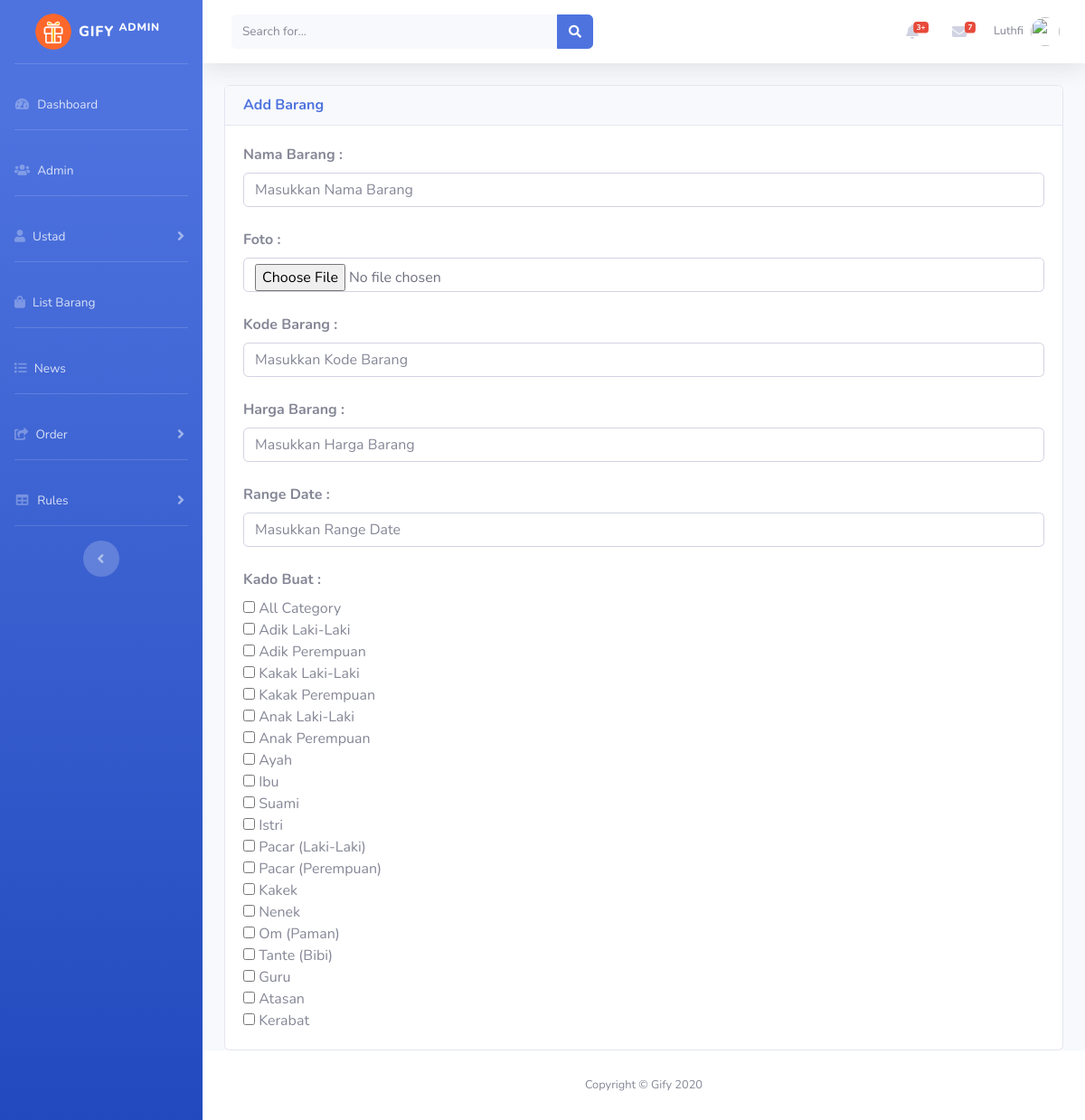
The app's page /add_list.php (signed in) with its own data.
### tables this page shows
CREATE TABLE `tbl_kado_buat` (
  `id` int(11) NOT NULL,
  `sub_category` varchar(200) NOT NULL
);

### add_list.php (the view, shortened to what this page needs)
<?php
include('security.php');
include('includes/header.php');
include('includes/navbar.php');
?>
<div class="container-fluid">
          <section class="content">
              <div class="row">
                <div class="col-12">
                  <div class="card">
                    <div class="card-header">
                    <h6 class="m-0 font-weight-bold text-primary">Add Barang
                </h6>
                    </div>
                    <div class="card-body">
                    <form action="">
                    <label>Nama Barang :</label>
                    <input type="text" name="nama" class="form-control" placeholder="Masukkan Nama Barang">
                    <br/>
                    <label>Foto :</label>
                    <input type="file" name="nama" class="form-control" placeholder="">
                    <br/>
                    <label>Kode Barang :</label>
                    <input type="text" name="nama" class="form-control" placeholder="Masukkan Kode Barang">
                    <br/>
                    <label>Harga Barang :</label>
                    <input type="text" name="nama" class="form-control" placeholder="Masukkan Harga Barang">
                    <br/>
                    <label>Range Date :</label>
                    <input type="text" name="nama" class="form-control" placeholder="Masukkan Range Date">
                    <br/>
                    <label>Kado Buat :</label>
                    <br/>
                    <?php
                        $que = "SELECT * FROM tbl_kado_buat";
                        $que = mysqli_query($connection, $que);
                    ?>
                        <input type="checkbox" name="vehicle1" value="Bike">
	                      <span for="vehicle1" id="all">All Category</span><br>
                    <?php
                        while ($rows = mysqli_fetch_assoc($que)) {
                          ?>
                            <input type="checkbox" name="vehicle1" value="Bike">
                            <span for="vehicle1"><?php echo $rows['sub_category'];?></span><br>
                          <?php
                        }
                    ?>
                    </form>
                    </div>
                  </div>
                </div>
              </div>
            </section>
        </div>
      </div>
      <?php
     include('includes/footer.php');
     ?>

### includes/header.php (shortened to what this page needs)
<!DOCTYPE html>
<html lang="en">
<head>
  <link href="vendor/fontawesome-free/css/all.min.css" rel="stylesheet" type="text/css">
  <link href="css/sb-admin-2.min.css" rel="stylesheet">
</head>
<body id="page-top">
  <div id="wrapper">

### includes/navbar.php (shortened to what this page needs)
<ul class="navbar-nav bg-gradient-primary sidebar sidebar-dark accordion" id="accordionSidebar">
<a class="sidebar-brand d-flex align-items-center justify-content-center" href="index.php">
        <div >
        <img class="img-profile rounded-circle " src="img/gify.png"alt="Sample avatar" width="40" height="40">
        </div>
        <div class="sidebar-brand-text mx-2">Gify <sup>Admin</sup></div>
      </a>
      <hr class="sidebar-divider">
<li class="nav-item ">
  <a class="nav-link" href="index.php">
    <i class="fas fa-fw fa-tachometer-alt"></i>
    <span>Dashboard</span></a>
</li>
<hr class="sidebar-divider">
<li class="nav-item">
  <a class="nav-link" href="admin.php">
    <i class="fa fa-users"></i>
    <span>Admin</span></a>
</li>
<hr class="sidebar-divider">
<li class="nav-item">
    <a class="nav-link collapsed" href="#" data-toggle="collapse" data-target="#collapseUstad" aria-expanded="true" aria-controls="collapseUstad">
        <i class="fa fa-user"></i>
        <span>Ustad</span></a>
</li>
<hr class="sidebar-divider">
<li class="nav-item">
  <a class="nav-link" href="list.php">
    <i class="fa fa-shopping-bag"></i>
    <span>List Barang</span></a>
</li>
<hr class="sidebar-divider">
<li class="nav-item">
  <a class="nav-link" href="news.php">
    <i class="fa fa-list"></i>
    <span>News</span></a>
</li>
<hr class="sidebar-divider">
<li class="nav-item">
    <a class="nav-link collapsed" href="#" data-toggle="collapse" data-target="#collapseOrder" aria-expanded="true" aria-controls="collapseOrder">
        <i class="fa fa-share-square"></i>
        <span>Order</span></a>
</li>
<hr class="sidebar-divider">
<li class="nav-item">
    <a class="nav-link collapsed" href="#" data-toggle="collapse" data-target="#collapseTable" aria-expanded="true" aria-controls="collapseTable">
        <i class="fas fa-fw fa-table"></i>
        <span>Rules</span></a>
</li>
<hr class="sidebar-divider d-none d-md-block">
<div class="text-center d-none d-md-inline">
  <button class="rounded-circle border-0" id="sidebarToggle"></button>
</div>
</ul>
   <div id="content-wrapper" class="d-flex flex-column">
<div id="content">
  <nav class="navbar navbar-expand navbar-light bg-white topbar mb-4 static-top shadow">
    <form class="d-none d-sm-inline-block form-inline mr-auto ml-md-3 my-2 my-md-0 mw-100 navbar-search">
      <div class="input-group">
        <input type="text" class="form-control bg-light border-0 small" placeholder="Search for..." aria-label="Search" aria-describedby="basic-addon2">
        <div class="input-group-append">
          <button class="btn btn-primary" type="button">
            <i class="fas fa-search fa-sm"></i>
          </button>
        </div>
      </div>
    </form>
    <ul class="navbar-nav ml-auto">
      <li class="nav-item dropdown no-arrow mx-1">
        <a class="nav-link dropdown-toggle" href="#" id="alertsDropdown" role="button" data-toggle="dropdown" aria-haspopup="true" aria-expanded="false">
          <i class="fas fa-bell fa-fw"></i>
          <span class="badge badge-danger badge-counter">3+</span>
        </a>
      </li>
      <li class="nav-item dropdown no-arrow mx-1">
        <a class="nav-link" href="404.php" id="messagesDropdown" role="button"  aria-haspopup="true" aria-expanded="false">
          <i class="fas fa-envelope fa-fw"></i>
          <span class="badge badge-danger badge-counter" href="404.php">7</span>
        </a>
      <li class="nav-item dropdown no-arrow">
        <a class="nav-link dropdown-toggle" href="#" id="userDropdown" role="button" data-toggle="dropdown" aria-haspopup="true" aria-expanded="false">
          <span class="mr-2 d-none d-lg-inline text-gray-600 small">
          <?php echo $_SESSION['username']; ?>
          </span>
          <img class="img-profile rounded-circle" src="https://encrypted-tbn0.gstatic.com/images?q=tbn:ANd9GcQj8GGFEBweNMqF2rGgarTuqF9f3pcRE7ykqUI-ImchVdEFP6pHIQ&s">
        </a>
      </li>
    </ul>
  </nav>

### includes/footer.php (shortened to what this page needs)
      <footer class="sticky-footer bg-white">
        <div class="container my-auto">
          <div class="copyright text-center my-auto">
            <span>Copyright &copy; Gify 2020</span>
          </div>
        </div>
      </footer>
    </div>
</body>
</html>

### includes/header.php (style rules this page uses)
label { font-weight: bold; }

### records on screen
tbl_kado_buat: sub_category "Adik Laki-Laki"
tbl_kado_buat: sub_category "Adik Perempuan"
tbl_kado_buat: sub_category "Kakak Laki-Laki"
tbl_kado_buat: sub_category "Kakak Perempuan"
tbl_kado_buat: sub_category "Anak Laki-Laki"
tbl_kado_buat: sub_category "Anak Perempuan"
tbl_kado_buat: sub_category "Ayah"
tbl_kado_buat: sub_category "Ibu"
tbl_kado_buat: sub_category "Suami"
tbl_kado_buat: sub_category "Istri"
tbl_kado_buat: sub_category "Pacar (Laki-Laki)"
tbl_kado_buat: sub_category "Pacar (Perempuan)"
tbl_kado_buat: sub_category "Kakek"
tbl_kado_buat: sub_category "Nenek"
tbl_kado_buat: sub_category "Om (Paman)"
tbl_kado_buat: sub_category "Tante (Bibi)"
tbl_kado_buat: sub_category "Guru"
tbl_kado_buat: sub_category "Atasan"
tbl_kado_buat: sub_category "Kerabat"

### other values on screen
$_SESSION['username'] "Luthfi"
